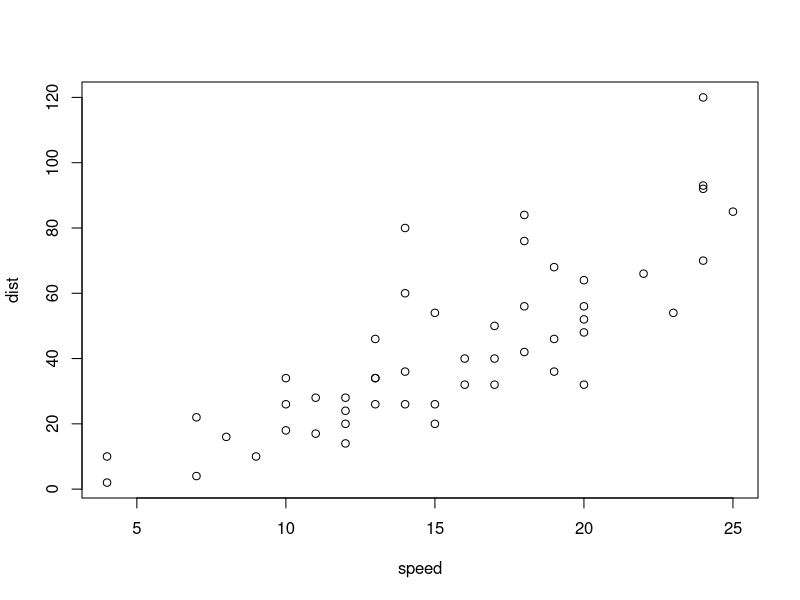
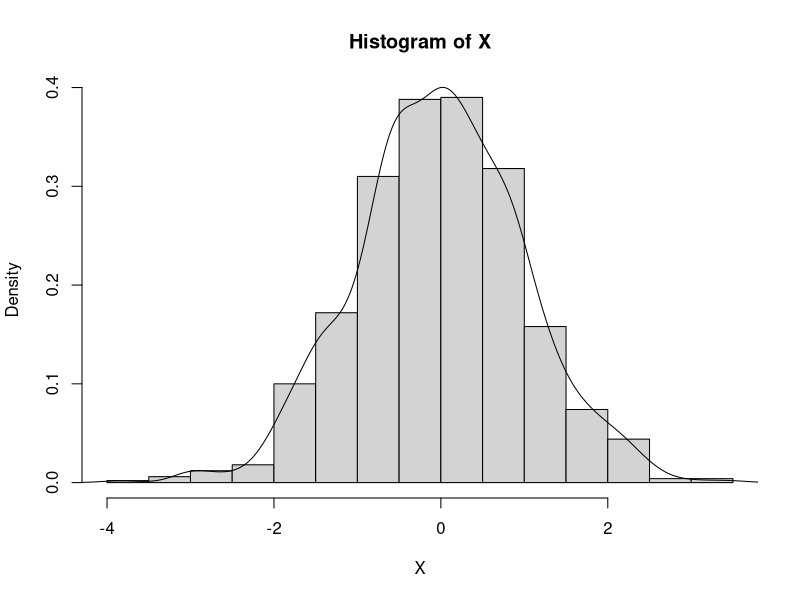

Recreate these plots in R, in order.
## ---- chunk 1
plot(cars)
## ---- chunk 2
X <- rnorm(1000)
summary(X)
## ---- chunk 3
hist(X, prob = T);lines(density(X))
